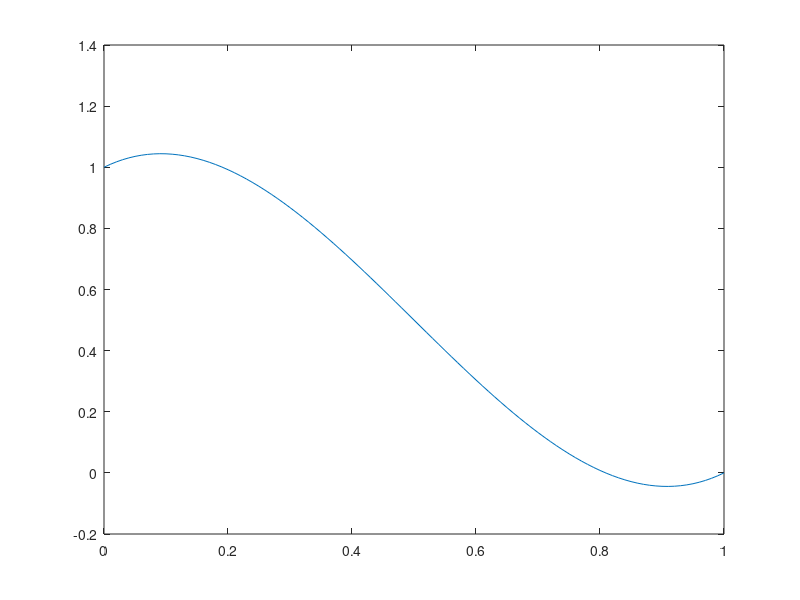
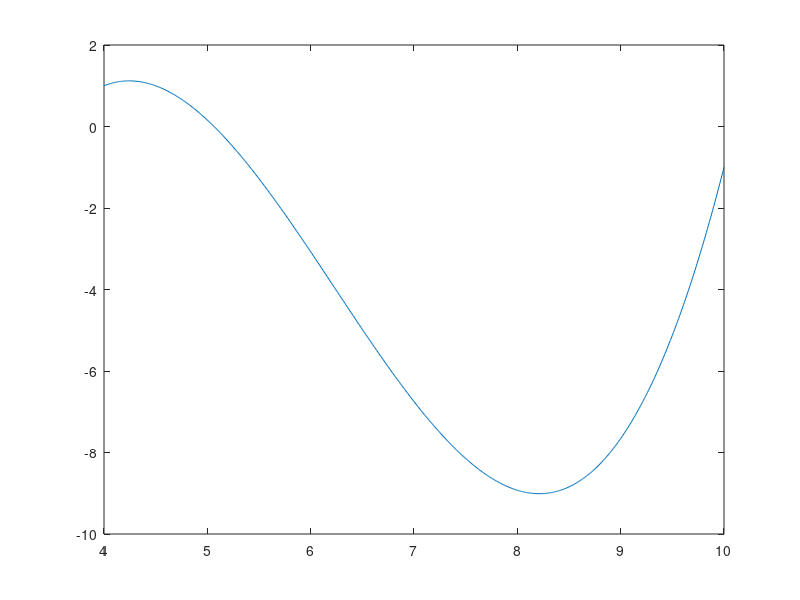

Source code (MATLAB) for these figures, in order:
%% Caluculating HermiteSpline on [0, 1]

clear;

p_a = 1;
p_b = 0;
v_a = 1;
v_b = 1;

c = [p_a; v_a; p_b; v_b];

phi = @(t) [(1 + 2.*t).*(1 - t).^2, t.*(1 - t).^2, t.^2.*(3 - 2.*t), -t.^2.*(1 - t)];

p = @(t) phi(t)*c;

figure(1);
clf;

t_s = 0:0.01:1;
p_s = p(t_s');

plot(t_s, p_s);

%% Caluculating HermiteSpline on any Interval

clear;

b = 10;
a = 4;

p_a = 1;
p_b = -1;
v_a = 1;
v_b = 10;

x = a:0.01:b;

h =    b - a;
df = ( p_b - p_a ) ./ h;

c2 = - ( 2.0 * v_a - 3.0 * df + v_b ) ./ h;
c3 =   (       v_a - 2.0 * df + v_b ) ./ h ./ h;

dx = x - a;
f = p_a + dx .* ( v_a + dx .* (        c2 + dx .*        c3 ) );
d =               v_a + dx .* ( 2.0 .* c2 + dx .* 3.0 .* c3 );
s =                             2.0 .* c2 + dx .* 6.0 .* c3;
t =                                               6.0 .* c3;
  
  

figure(2);
clf;

plot(x, f);